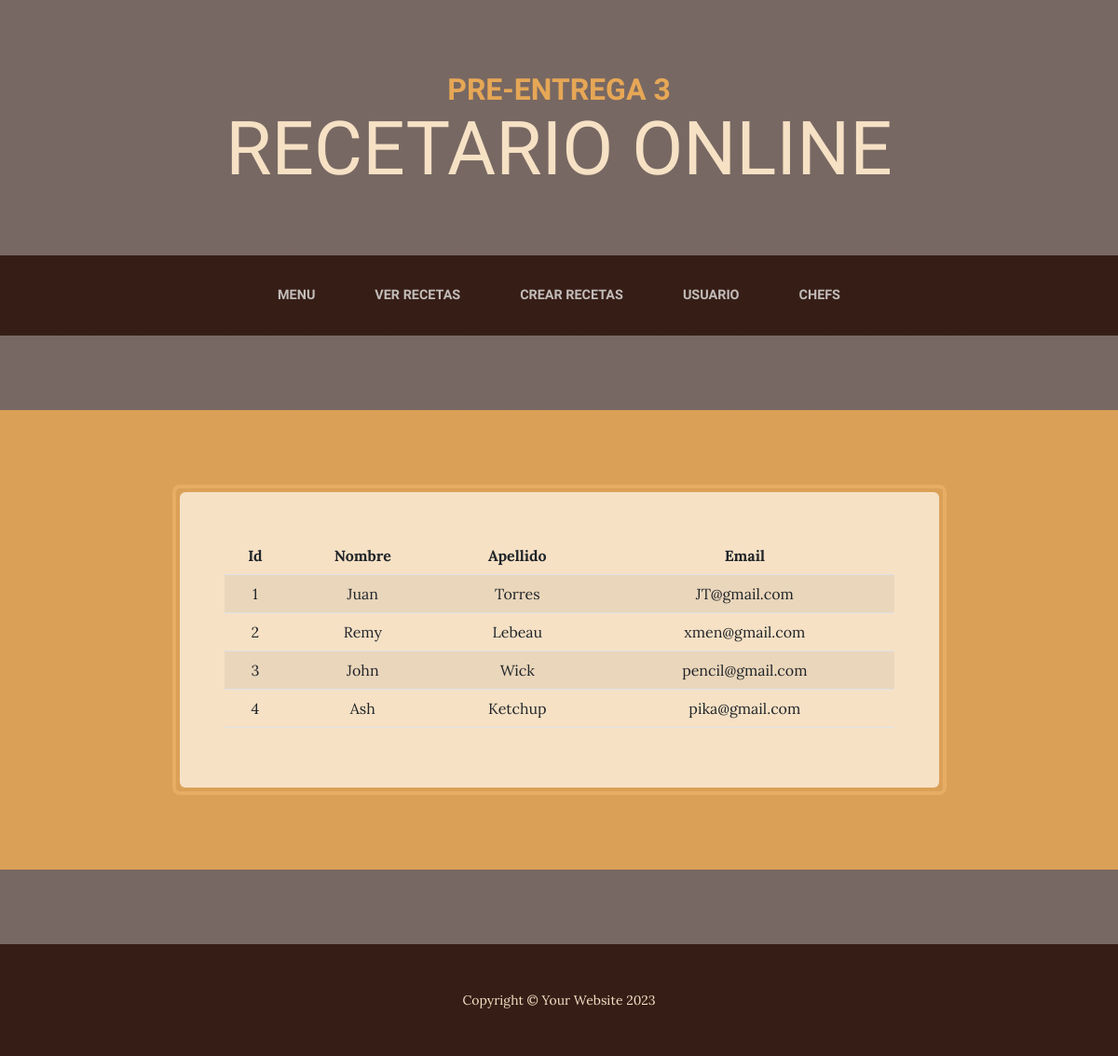
/aplicacion/see_usuarios/, run on the app's committed database.
### aplicacion/models.py (models this page shows, shortened)
class Usuario(models.Model):
    nombre = models.CharField(max_length=50)
    apellido = models.CharField(max_length=50)
    email = models.EmailField()

### aplicacion/views.py (the view)
# urls.py: path('see_usuarios/', see_usuarios, name="see_usuarios"),
def see_usuarios(request):
    contexto = {'usuarss': Usuario.objects.all()}
    return render(request, "aplicacion/see_usuarios.html", contexto)

### aplicacion/templates/aplicacion/see_usuarios.html
{% extends 'aplicacion/home3.html' %}
{%block usuarss%}
    <table class="table table-striped">
        <thead>
            <tr>
                <th>Id</th>
                <th>Nombre</th>
                <th>Apellido</th>
                <th>Email</th>
            </tr>
        </thead>
        <tbody>
            {% for u in usuarss  %}
                    <tr>
                        <td>{{ u.id }}</td>
                        <td>{{ u.nombre }}</td>
                        <td>{{ u.apellido }}</td>
                        <td>{{ u.email }}</td>
                    </tr>
            {% endfor %}
        </tbody>
    </table>
{%endblock usuarss%}

### data on the page
Usuario: id "1", nombre "Juan", apellido "Torres", email "JT@gmail.com"
Usuario: id "2", nombre "Remy", apellido "Lebeau", email "xmen@gmail.com"
Usuario: id "3", nombre "John", apellido "Wick", email "pencil@gmail.com"
Usuario: id "4", nombre "Ash", apellido "Ketchup", email "pika@gmail.com"
